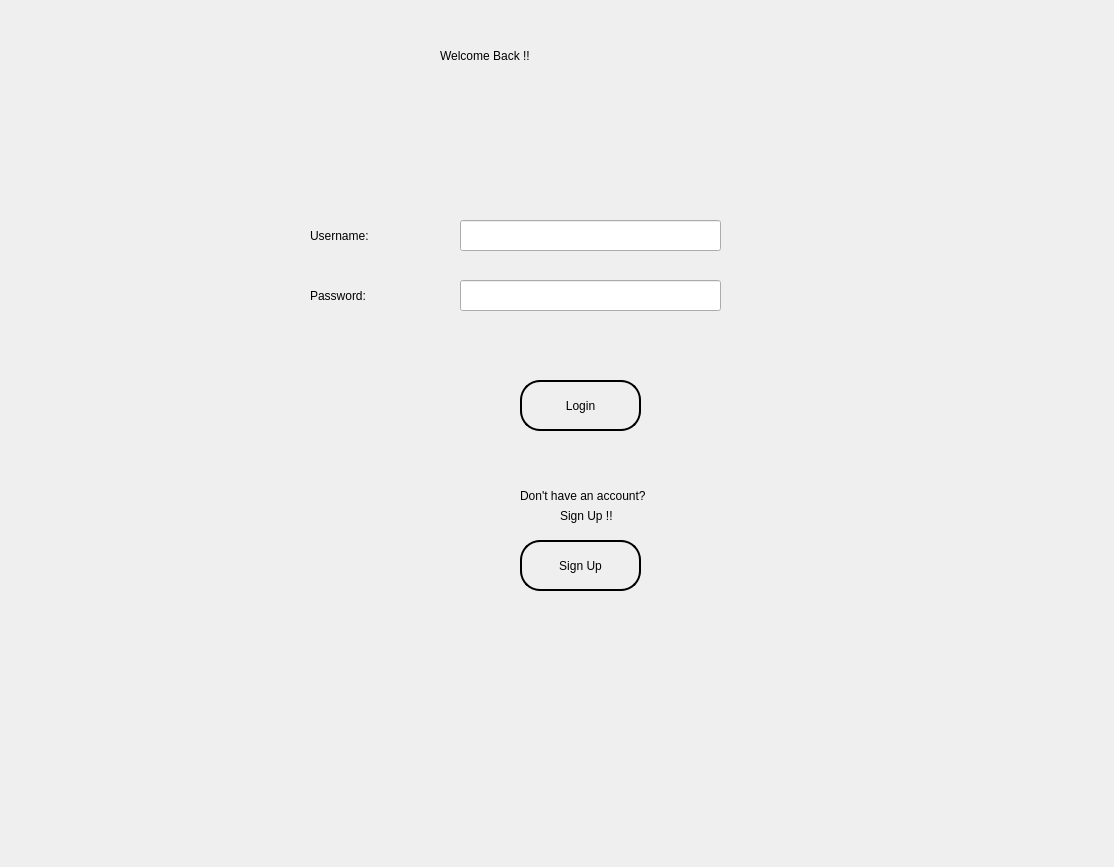
<?xml version="1.0" encoding="UTF-8"?>
<ui version="4.0">
 <class>Dialog</class>
 <widget class="QDialog" name="Dialog">
  <property name="geometry">
   <rect>
    <x>0</x>
    <y>0</y>
    <width>1114</width>
    <height>867</height>
   </rect>
  </property>
  <property name="windowTitle">
   <string>FitYouLogin</string>
  </property>
  <widget class="QLabel" name="label">
   <property name="geometry">
    <rect>
     <x>-6</x>
     <y>-5</y>
     <width>1131</width>
     <height>881</height>
    </rect>
   </property>
   <property name="styleSheet">
    <string notr="true">background-image:url(:/images/blur.jpg)</string>
   </property>
   <property name="text">
    <string/>
   </property>
   <property name="pixmap">
    <pixmap>../../../Data/Icon/blur.jpg</pixmap>
   </property>
   <property name="scaledContents">
    <bool>true</bool>
   </property>
  </widget>
  <widget class="QLabel" name="label_2">
   <property name="geometry">
    <rect>
     <x>440</x>
     <y>20</y>
     <width>241</width>
     <height>71</height>
    </rect>
   </property>
   <property name="styleSheet">
    <string notr="true">font: italic 28pt &quot;Lucida Fax&quot;;
font: 22pt &quot;Goudy Old Style&quot;;</string>
   </property>
   <property name="text">
    <string>Welcome Back !!</string>
   </property>
  </widget>
  <widget class="QLabel" name="label_3">
   <property name="geometry">
    <rect>
     <x>310</x>
     <y>220</y>
     <width>121</width>
     <height>31</height>
    </rect>
   </property>
   <property name="styleSheet">
    <string notr="true">font: 14pt &quot;Lucida Fax&quot;;</string>
   </property>
   <property name="text">
    <string>Username: </string>
   </property>
  </widget>
  <widget class="QLabel" name="label_4">
   <property name="geometry">
    <rect>
     <x>310</x>
     <y>280</y>
     <width>121</width>
     <height>31</height>
    </rect>
   </property>
   <property name="styleSheet">
    <string notr="true">font: 14pt &quot;Lucida Fax&quot;;</string>
   </property>
   <property name="text">
    <string>Password:</string>
   </property>
  </widget>
  <widget class="QLineEdit" name="username">
   <property name="geometry">
    <rect>
     <x>460</x>
     <y>220</y>
     <width>261</width>
     <height>31</height>
    </rect>
   </property>
   <property name="styleSheet">
    <string notr="true">font: 14pt &quot;MS Shell Dlg 2&quot;;</string>
   </property>
  </widget>
  <widget class="QLineEdit" name="password">
   <property name="geometry">
    <rect>
     <x>460</x>
     <y>280</y>
     <width>261</width>
     <height>31</height>
    </rect>
   </property>
   <property name="styleSheet">
    <string notr="true">font: 14pt &quot;MS Shell Dlg 2&quot;;</string>
   </property>
   <property name="echoMode">
    <enum>QLineEdit::EchoMode::Password</enum>
   </property>
  </widget>
  <widget class="QPushButton" name="Login">
   <property name="geometry">
    <rect>
     <x>520</x>
     <y>380</y>
     <width>121</width>
     <height>51</height>
    </rect>
   </property>
   <property name="styleSheet">
    <string notr="true">background-color:transparent;
font: 14pt &quot;MS Shell Dlg 2&quot;;
border-radius:20px;
border-style:solid;
border-color:black;
border-width:2px;</string>
   </property>
   <property name="text">
    <string>Login</string>
   </property>
  </widget>
  <widget class="QPushButton" name="Signup">
   <property name="geometry">
    <rect>
     <x>520</x>
     <y>540</y>
     <width>121</width>
     <height>51</height>
    </rect>
   </property>
   <property name="styleSheet">
    <string notr="true">background-color:transparent;
border-radius:20px;
border-style:solid;
border-color:black;
font: 14pt &quot;MS Shell Dlg 2&quot;;
border-width:2px;
</string>
   </property>
   <property name="text">
    <string>Sign Up</string>
   </property>
  </widget>
  <widget class="QLabel" name="label_5">
   <property name="geometry">
    <rect>
     <x>520</x>
     <y>480</y>
     <width>141</width>
     <height>31</height>
    </rect>
   </property>
   <property name="text">
    <string>Don't have an account?</string>
   </property>
  </widget>
  <widget class="QLabel" name="label_6">
   <property name="geometry">
    <rect>
     <x>560</x>
     <y>500</y>
     <width>61</width>
     <height>31</height>
    </rect>
   </property>
   <property name="text">
    <string>Sign Up !!</string>
   </property>
  </widget>
  <widget class="QLabel" name="error">
   <property name="geometry">
    <rect>
     <x>460</x>
     <y>330</y>
     <width>261</width>
     <height>20</height>
    </rect>
   </property>
   <property name="styleSheet">
    <string notr="true">font: 10pt &quot;MS Shell Dlg 2&quot;;
color:rgb(255, 0, 0)</string>
   </property>
   <property name="text">
    <string/>
   </property>
   <property name="alignment">
    <set>Qt::AlignmentFlag::AlignCenter</set>
   </property>
  </widget>
 </widget>
 <resources>
  <include location="../../../Data/icons.qrc"/>
  <include location="../../../Data/icons.qrc"/>
 </resources>
 <connections/>
</ui>
